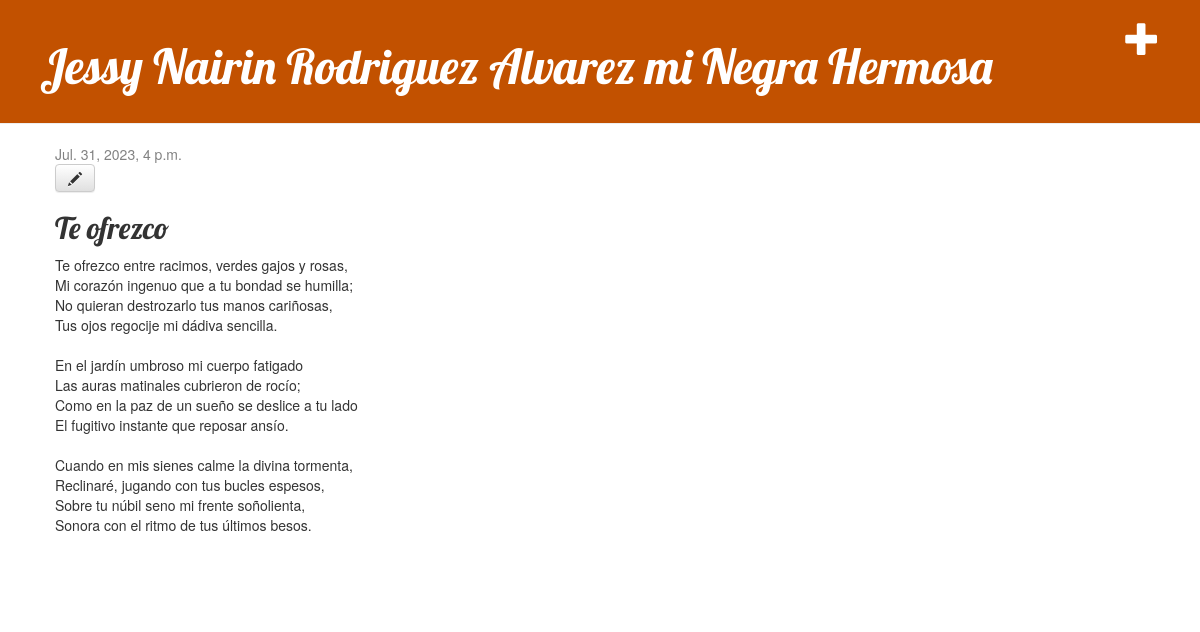
/post/21/, run on the app's committed database.
### blog/models.py (models this page shows, shortened)
class Post(models.Model):
    author = models.ForeignKey(settings.AUTH_USER_MODEL, on_delete=models.CASCADE)
    title = models.CharField(max_length=200)
    text = models.TextField()
    created_date = models.DateTimeField(
            default=timezone.now)
    published_date = models.DateTimeField(
            blank=True, null=True)

### blog/views.py (the view)
# urls.py: path('post/<int:pk>/', views.post_detail, name='post_detail'),
def post_detail(request, pk):
    post = get_object_or_404(Post, pk=pk)
    return render(request, 'blog/post_detail.html', {'post': post})

### blog/templates/blog/post_detail.html
{% extends 'blog/base.html' %}
{% block content %}
    <div class="post">
        {% if post.published_date %}
            <div class="date">
                {{ post.published_date }}
            </div>
        {% endif %}
        <a class="btn btn-default" href="{% url 'post_edit' pk=post.pk %}"><span class="glyphicon glyphicon-pencil"></span></a>
        <h2>{{ post.title }}</h2>
        <p>{{ post.text|linebreaksbr }}</p>
    </div>
{% endblock %}

### blog/static/css/blog.css (style rules this page uses)
h1, h2, h3, h4 { font-family: 'Lobster', cursive; }
.date { color: #828282; }
.post { margin-bottom: 70px; }

### data on the page
Post: published_date "Jul. 31, 2023, 4 p.m.", title "Te ofrezco", text "Te ofrezco entre racimos, verdes gajos y rosas, Mi corazón ingenuo que a tu bondad se humilla; No quieran destrozarlo tus manos cariñosas, Tus ojos regocije mi dádiva sencilla. En el jardín umbroso mi cuerpo fatigado Las auras matinales cubrieron de rocío; Como en la paz de un sueño se deslice a tu lado El fugitivo instante que reposar ansío. Cuando en mis sienes calme la divina tormenta, Reclinaré, jugando con tus bucles espesos, Sobre tu núbil seno mi frente soñolienta, Sonora con el ritmo de tus últimos besos."
